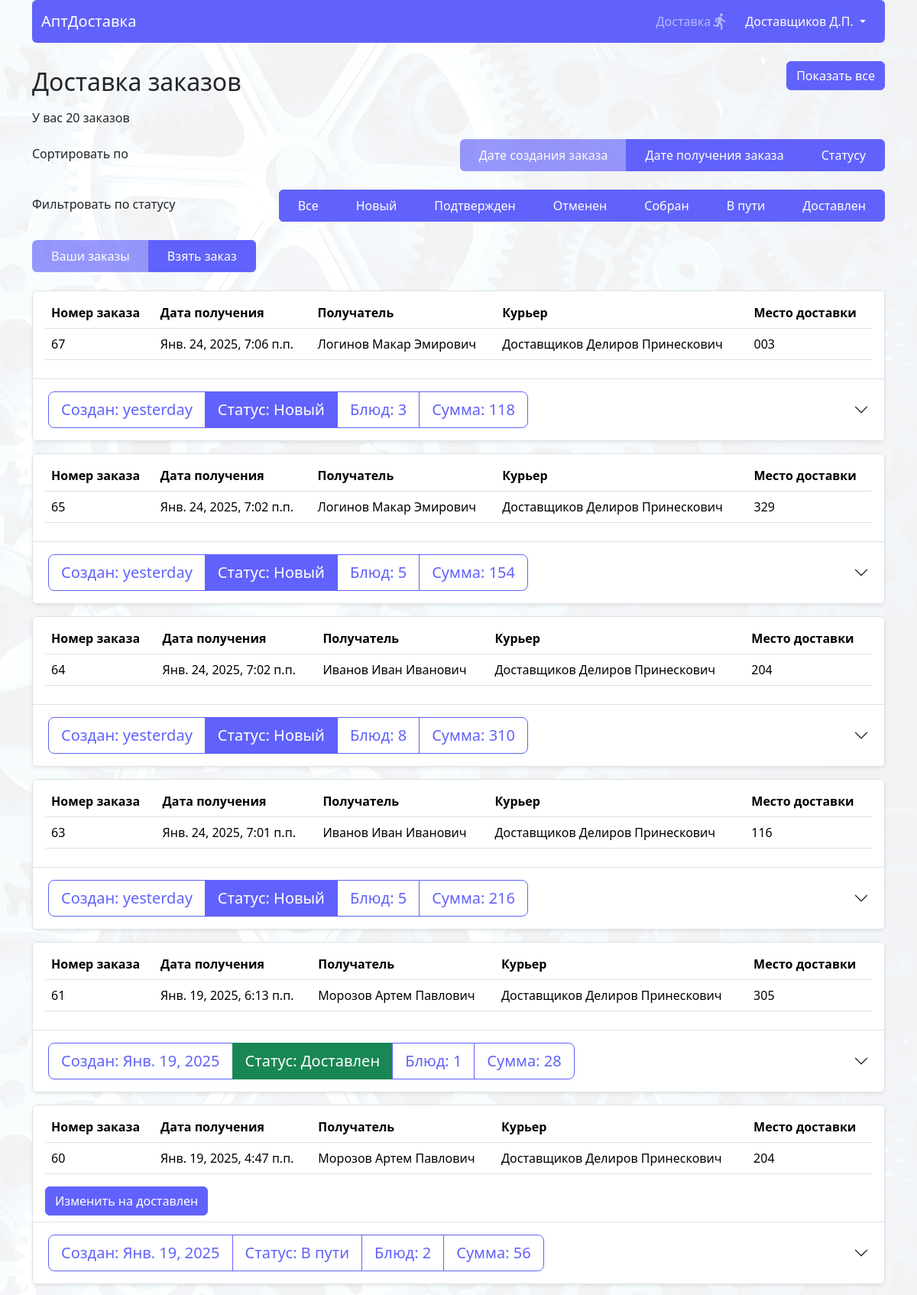
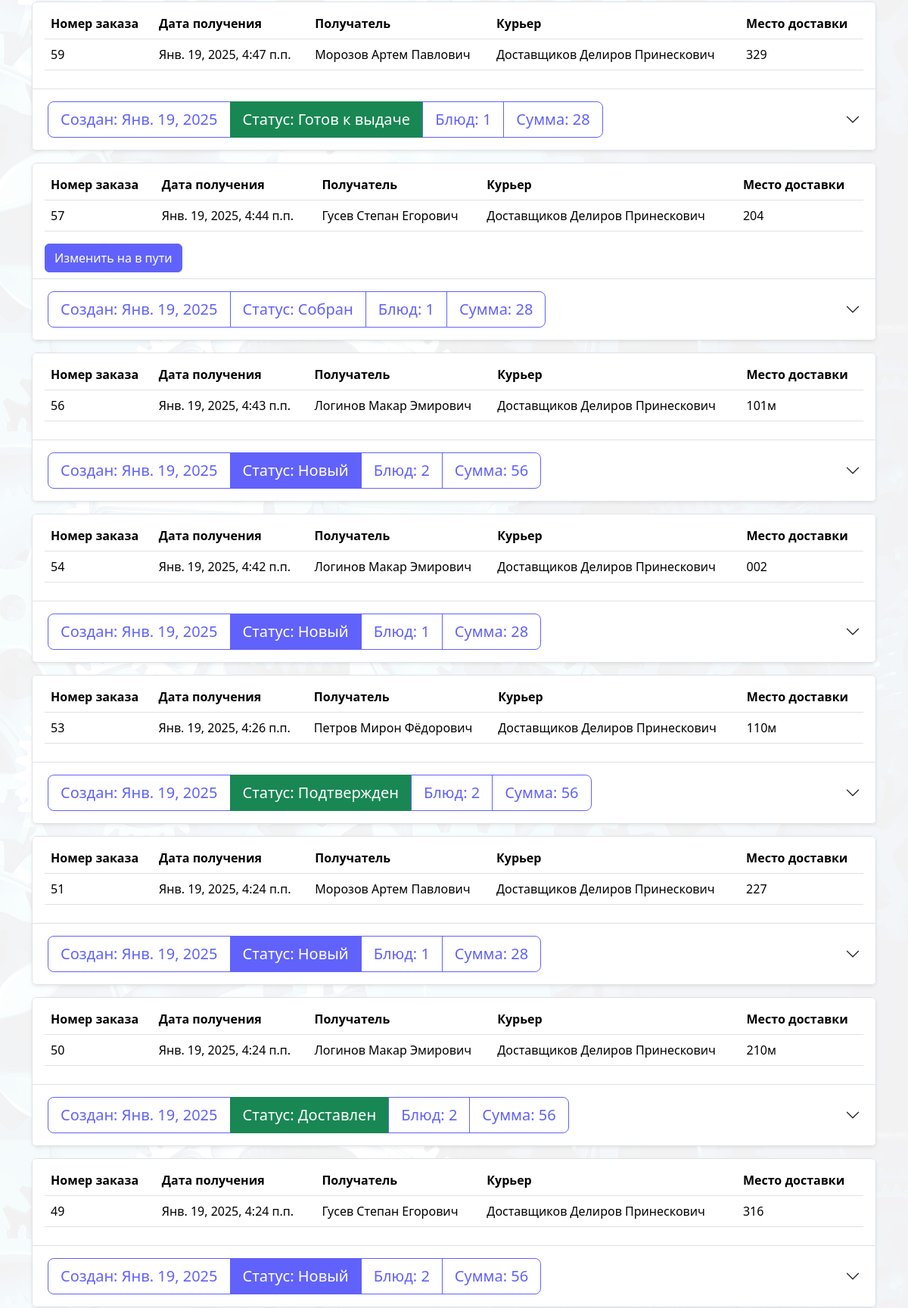
The app's page /deliver/deliver_orders/ (signed in, upper part) with its own data (2 pictures, top to bottom).
### log_reg/models.py (models this page shows)
class User(AbstractUser):
    username = models.CharField('Логин', max_length=150, unique=True,
                                help_text="Обязательное поле. Только латиница, цифры и тире.",
                                validators=[LoginValidator()],
                                error_messages={"unique": _("Пользователь с таким именем уже существует"), })
    first_name = models.CharField(_("first name"), max_length=150, validators=[NameValidator()])
    last_name = models.CharField(_("last name"), max_length=150, validators=[NameValidator()])
    patronymic = models.CharField('Отчество', max_length=150, blank=True, validators=[NameValidator()])
    def __str__(self):
        return "%s %s %s" % (self.last_name, self.first_name, self.patronymic, )

### order/models.py (models this page shows, shortened)
class Status(models.Model):
    name = models.CharField(max_length=30)
    class Meta:
        verbose_name = 'Статус'
        verbose_name_plural = 'Статусы'
    def __str__(self):
        return self.name

class Order(models.Model):
    user = models.ForeignKey(User, on_delete=models.CASCADE, verbose_name='Пользователь', limit_choices_to=Q(is_superuser=False) & Q(is_staff=False) & Q(groups__isnull=True),)
    date_create = models.DateTimeField(verbose_name='Дата заказа', auto_now_add=True)
    order_date = models.DateTimeField(default=get_default_created_at, verbose_name='Дата и время получения заказа'
    )
    status = models.ForeignKey('Status', on_delete=models.CASCADE, verbose_name='Статус', default=1)
    result = models.CharField(max_length=50, verbose_name='Причина отказа', blank=True, null=True)
    cab = models.ForeignKey(Cabinet, on_delete=models.CASCADE, verbose_name='Кабинет', default=1)
    deliver = models.ForeignKey(
        User,
        on_delete=models.SET_NULL,
        related_name='courier_orders',
        blank=True,
        null=True,
        limit_choices_to={'groups__name': 'deliver'},
        verbose_name="Курьер"
    )
    @property
    def total_amount(self):
        total = 0
        for item in self.ordermeal_set.all():  # ordermeal_set - обратный related_name
            total += item.meal.price * item.amount
        return total
    total_amount.fget.short_description = 'Сумма заказа'
    @property
    def amount(self):
        return OrderMeal.objects.filter(order=self.pk).aggregate(Sum('amount'))['amount__sum']
    amount.fget.short_description = 'Количество'
    @property
    def meals(self):
        return OrderMeal.objects.filter(order=self.pk)
    class Meta:
        verbose_name = 'Заказ'
        verbose_name_plural = 'Заказы'

class OrderMeal(models.Model):
    order = models.ForeignKey(Order, on_delete=models.CASCADE, verbose_name="Заказ")
    meal = models.ForeignKey(Meal, on_delete=models.CASCADE, verbose_name="Блюдо")
    amount = models.IntegerField(verbose_name='Количество товаров')
    class Meta:
        verbose_name = 'Заказ блюд'
        verbose_name_plural = 'Заказы блюд'
    @property
    def total_price(self):
        return self.meal.price * self.amount

### cart/models.py (models this page shows)
class Cabinet(models.Model):
    num = models.CharField(max_length=10, verbose_name="Номер")
    name = models.CharField(max_length=100, verbose_name="Название")
    def __str__(self):
        return self.num
    class Meta:
        verbose_name = 'Кабинет'
        verbose_name_plural = 'Кабинеты'

### home/models.py (models this page shows, shortened)
class Meal(models.Model):
    name = models.CharField(max_length=150, verbose_name="Название")
    price = models.IntegerField(verbose_name="Цена")
    out = models.CharField(max_length=10, verbose_name="Выход")
    image = models.ImageField(upload_to='images', verbose_name="Изображение")
    category = models.ForeignKey(Category, default=None, on_delete=models.CASCADE,
                                 verbose_name="Категория", related_name='meals')
    quantity = models.IntegerField(default=3, verbose_name="Количество")
    class Meta:
        verbose_name = 'Блюдо'
        verbose_name_plural = 'Блюда'

### deliver/views.py (the view)
# urls.py: path('deliver/deliver_orders/', views.deliver_orders, name="deliver_orders"),
@login_required
def deliver_orders(request, order='-date_create', filter=0):
    context = {}
    context['order'] = order
    context['filter'] = filter
    context['count'] = Order.objects.filter(deliver=request.user).count()
    context['statuses'] = Status.objects.filter(~Q(id=5))
    orders = Order.objects.filter(deliver=request.user).order_by(order)
    if filter:
        orders = Order.objects.filter(deliver=request.user, status=filter).order_by(order)
    context['orders'] = orders  # Фильтруем заказы
    return render(request, 'deliver/order_list.html', context)

### home/templates/deliver/order_list.html (shortened to what this page needs)
{% extends 'home/base.html' %}
{% load static %}
{% block body %}
<div class="d-flex justify-content-between flex-wrap align-items-center">
    <h2 class=" ps-0  px-3 py-2">Доставка заказов</h2>
    <div class="d-flex justify-content-end z-1">
        <button class="view_all btn btn-primary position-fixed " style="top:80px;">Показать все</button>
    </div>
</div>
<p>У вас <span id="count">{{count}}</span> заказов</p>
{% if 'deliver_orders' in request.path %}
<div class="d-flex flex-wrap align-items-center justify-content-between  z-1 rounded-2 overflow-hidden     mb-4"
     style="top: 80px;">
    <div class="mb-1">Сортировать по</div>
    <div class="btn-group overflow-x-auto dragscroll flex-row ">
        <a href="{% url 'deliver_orders' order='-date_create' filter=filter %}"
           class="btn btn-primary rounded-0 d-flex px-4 align-items-center justify-content-center px-4 py-2 {% if '-date_create' == order %}disabled{% endif %}">
            Дате создания заказа
        </a>
        <a href="{% url 'deliver_orders' order='-order_date' filter=filter %}"
           class="btn btn-primary rounded-0 d-flex px-4 align-items-center justify-content-center px-4 py-2 {% if '-order_date' == order %}disabled{% endif %}">
            Дате получения заказа
        </a>
        <a href="{% url 'deliver_orders' order='status' filter=filter %}"
           class="btn btn-primary rounded-0 d-flex px-4 align-items-center justify-content-center px-4 py-2 {% if 'status' == order %}disabled{% endif %}">
            Статусу
        </a>
    </div>
</div>
<div class="d-flex flex-wrap align-items-center justify-content-between  z-1 rounded-2 overflow-hidden     mb-4"
     style="top: 80px;">
    <div class="mb-1">Фильтровать по статусу</div>
    <div  class="btn-group overflow-x-auto dragscroll flex-row ">
        <a href="{% url 'deliver_orders' %}"
           class="btn btn-primary rounded-0 d-flex px-4 align-items-center justify-content-center px-4 py-2">
            Все
        </a>
        {% for status in statuses %}
        <a href="{% url 'deliver_orders' order=order filter=status.id %}"
           class="btn btn-primary rounded-0 d-flex px-4 align-items-center justify-content-center px-4 py-2 {% if status.id == filter %}disabled{% endif %}">
            {{ status.name }}
        </a>
        {% endfor %}
    </div>
</div>
{% endif %}
<div class="d-flex flex-wrap align-items-center justify-content-between  z-1 rounded-2 overflow-hidden     mb-4"
     style="top: 80px;">
    <div class="btn-group overflow-x-auto dragscroll flex-row ">
        <a href="{% url 'deliver_orders' %}"
           class="btn btn-primary rounded-0 d-flex px-4 align-items-center justify-content-center px-4 py-2 {% if 'deliver_orders' in request.path %}disabled{% endif %}">
            Ваши заказы
        </a>
        <a href="{% url 'deliver' %}"
           class="btn btn-primary rounded-0 d-flex px-4 align-items-center justify-content-center px-4 py-2 {% if 'order_list' in request.path %}disabled{% endif %}">
            Взять заказ
        </a>
    </div>
</div>
{% include 'order/elements/order_item.html'%}
{% endblock %}

### home/templates/home/elements/header.html (shortened to what this page needs)
<header class="sticky-top z-3  ">
    <nav class="navbar navbar-expand-lg bg-primary rounded" data-bs-theme="dark">
        <div class="container-fluid">
            <a class="navbar-brand" href="/">АптДоставка</a>
            <div class="collapse navbar-collapse justify-content-end" id="navbarText">
                <ul class="navbar-nav mb-2 mb-lg-0">
                    {% if request.user.is_authenticated %}
                    {% if request.user.groups.all.0.name == "deliver" %}
                    <li class="nav-item">
                        <a class="nav-link d-flex align-items-center justify-content-center"
                           href="{% url 'deliver'%}">Доставка
                        <span class="material-icons">directions_run</span>
                        </a>
                    </li>
                    {% endif %}
                    {% endif %}
                </ul>
            </div>
            <div class="form-inline order-lg-3">
                <ul class="navbar-nav d-flex flex-row align-items-center justify-content-center">
                    {% if request.user.is_authenticated %}
                    <li class="nav-item dropdown">
                        <button class="btn btn-primary dropdown-toggle" data-bs-toggle="dropdown" aria-expanded="false">
                            {{user.last_name}}
                            {{user.first_name|slice:"1"}}.{%if user.patronymic %}{{user.patronymic|slice:"1"}}.{% endif %}
                        </button>
                    </li>
                    {% endif %}
                </ul>
            </div>
        </div>
    </nav>
</header>

### home/templates/order/elements/order_item.html (shortened to what this page needs)
{% load humanize %}
<div class="accordion row">
    {% for order in orders%}
    <div>
        <div class="bg-white rounded-2 overflow-hidden shadow-sm mb-3">
            <div class="border rounded-top px-3 py-2">
                {% if request.user.groups.all.0.name == "deliver" %}
                <table class="table fs-6">
                    <thead>
                    <tr>
                        <th scope="col">Номер заказа</th>
                        <th scope="col">Дата получения</th>
                        <th scope="col">Получатель</th>
                        <th scope="col">Курьер</th>
                        <th scope="col">Место доставки</th>
                    </tr>
                    </thead>
                    <tbody>
                    <tr>
                        <td>{{ order.id}}</td>
                        <td>{{order.order_date}}</td>
                        <td>{{order.user}}</td>
                        {% if order.deliver %}
                        <td>{{order.deliver}}</td>
                        {% else %}
                        <td>Курьер не выбран</td>
                        {% endif %}
                        <td>{{order.cab}}</td>
                    </tr>
                    </tbody>
                </table>
                {% if 'order_list' in request.path %}
                <button class="take_order btn btn-primary" data-id="{{order.id}}">Взять</button>
                {% elif 'deliver_order' in request.path %}
                {% if order.status.id == 4 %}
                <button class="in_way btn btn-primary" data-id="{{order.id}}">Изменить на в пути</button>
                {%  elif order.status.id == 6 %}
                <button class="delivered btn btn-primary" data-id="{{order.id}}">Изменить на доставлен</button>
                {% endif %}
                {% endif %}
                {% else %}
                <div class="d-flex justify-content-between flex-wrap align-items-center">
                    <p class="fs-3 "><span>Заказ</span> №
                                {{ order.id }} на {{ order.order_date }}</p>
                    <p class="fs-3">{{order.cab}}</p>
                </div>
                {% endif%}
            </div>
            <div class="accordion-item ">
                <h2 class="accordion-header">
                    <button class="accordion-button collapsed" type="button" data-bs-toggle="collapse"
                            data-bs-target="#order_{{ order.id }}" aria-expanded="false"
                            aria-controls="order_{{ order.id }}">
                        <div class="order_view btn-group order_info btn-group-lg  bg-white"
                             data-id="{{ order.id }}">
                            <div class="btn btn-outline-primary">
                                <span>Создан: </span>{{ order.date_create|naturalday}}
                            </div>
                            <div class="btn
                            {% if order.status.id  == 1%} btn-primary
                            {% elif order.status.id == 2 or order.status.id == 7 or order.status.id == 5 %}btn-success
                            {%elif order.status.id == 3%}btn-danger
                            {% else %}btn-outline-primary{%endif%}">
                                Статус: <span data-id="{{order.id}}"> {{ order.status }} </span>
                            </div>
                            <div class="btn btn-outline-primary">
                                <span>Блюд:</span>
                                {{ order.amount }}
                            </div>
                            <div class="btn btn-outline-primary">
                                <span>Сумма:</span>
                                {{ order.total_amount }}
                            </div>
                        </div>
                    </button>
                </h2>
            </div>
        </div>
    </div>
    {% empty %}
    {% include 'home/elements/danger.html' with text='Заказов нет'%}
    {% endfor %}
</div>

### home/static/home/css/style.css (style rules this page uses)
body { background-image: url('../images/fon/fon.png'); background-size: 100%; background-attachment: fixed; }
.table tbody tr { cursor: pointer; }

### records on screen
User: last_name "Доставщиков", first_name "Д", patronymic "П"
Status: name "Новый"
Status: name "Подтвержден"
Status: name "Отменен"
Status: name "Собран"
Status: name "В пути"
Status: name "Доставлен"
Order: id "67", order_date "Янв. 24, 2025, 7:06 п.п.", user "Логинов Макар Эмирович", deliver "Доставщиков Делиров Принескович", cab "003", date_create "yesterday", status "Новый", amount "3", total_amount "118"
Order: id "65", order_date "Янв. 24, 2025, 7:02 п.п.", user "Логинов Макар Эмирович", deliver "Доставщиков Делиров Принескович", cab "329", date_create "yesterday", status "Новый", amount "5", total_amount "154"
Order: id "64", order_date "Янв. 24, 2025, 7:02 п.п.", user "Иванов Иван Иванович", deliver "Доставщиков Делиров Принескович", cab "204", date_create "yesterday", status "Новый", amount "8", total_amount "310"
Order: id "63", order_date "Янв. 24, 2025, 7:01 п.п.", user "Иванов Иван Иванович", deliver "Доставщиков Делиров Принескович", cab "116", date_create "yesterday", status "Новый", amount "5", total_amount "216"
Order: id "61", order_date "Янв. 19, 2025, 6:13 п.п.", user "Морозов Артем Павлович", deliver "Доставщиков Делиров Принескович", cab "305", date_create "Янв. 19, 2025", status "Доставлен", amount "1", total_amount "28"
Order: id "60", order_date "Янв. 19, 2025, 4:47 п.п.", user "Морозов Артем Павлович", deliver "Доставщиков Делиров Принескович", cab "204", date_create "Янв. 19, 2025", status "В пути", amount "2", total_amount "56"
Order: id "59", order_date "Янв. 19, 2025, 4:47 п.п.", user "Морозов Артем Павлович", deliver "Доставщиков Делиров Принескович", cab "329", date_create "Янв. 19, 2025", status "Готов к выдаче", amount "1", total_amount "28"
Order: id "57", order_date "Янв. 19, 2025, 4:44 п.п.", user "Гусев Степан Егорович", deliver "Доставщиков Делиров Принескович", cab "204", date_create "Янв. 19, 2025", status "Собран", amount "1", total_amount "28"
Order: id "56", order_date "Янв. 19, 2025, 4:43 п.п.", user "Логинов Макар Эмирович", deliver "Доставщиков Делиров Принескович", cab "101м", date_create "Янв. 19, 2025", status "Новый", amount "2", total_amount "56"
Order: id "54", order_date "Янв. 19, 2025, 4:42 п.п.", user "Логинов Макар Эмирович", deliver "Доставщиков Делиров Принескович", cab "002", date_create "Янв. 19, 2025", status "Новый", amount "1", total_amount "28"
Order: id "53", order_date "Янв. 19, 2025, 4:26 п.п.", user "Петров Мирон Фёдорович", deliver "Доставщиков Делиров Принескович", cab "110м", date_create "Янв. 19, 2025", status "Подтвержден", amount "2", total_amount "56"
Order: id "51", order_date "Янв. 19, 2025, 4:24 п.п.", user "Морозов Артем Павлович", deliver "Доставщиков Делиров Принескович", cab "227", date_create "Янв. 19, 2025", status "Новый", amount "1", total_amount "28"
Order: id "50", order_date "Янв. 19, 2025, 4:24 п.п.", user "Логинов Макар Эмирович", deliver "Доставщиков Делиров Принескович", cab "210м", date_create "Янв. 19, 2025", status "Доставлен", amount "2", total_amount "56"
Order: id "49", order_date "Янв. 19, 2025, 4:24 п.п.", user "Гусев Степан Егорович", deliver "Доставщиков Делиров Принескович", cab "316", date_create "Янв. 19, 2025", status "Новый", amount "2", total_amount "56"

### other values on screen
{{ count }} "20"
